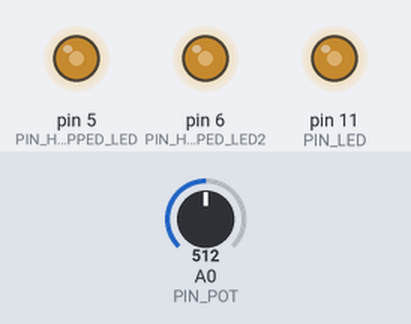
Simulated run of this sketch. Board: Arduino Uno, built with avr-gcc and run on an emulated ATmega328P. Shown: output pins drawn as LEDs (lit = HIGH). The inputs (shaded band) are chosen by the test bench; at power-on: A0 (PIN_POT) = 512.

Above: at 1.2 s.
1.3 s: A0 (PIN_POT) set to 716
At 2.2 s:
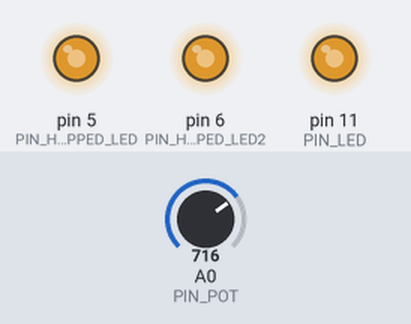
2.8 s: A0 (PIN_POT) set to 900
At 3.4 s:
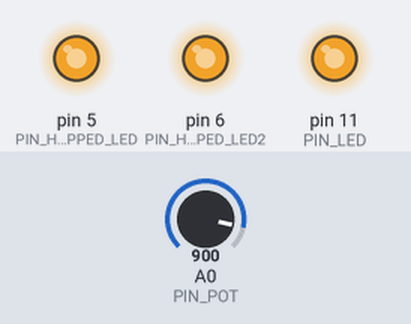
4.3 s: A0 (PIN_POT) set to 122
At 4.7 s:
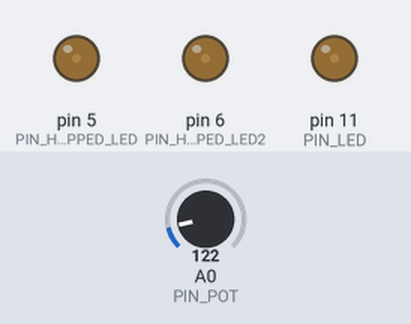
5.8 s: A0 (PIN_POT) set to 0
At 7.0 s:
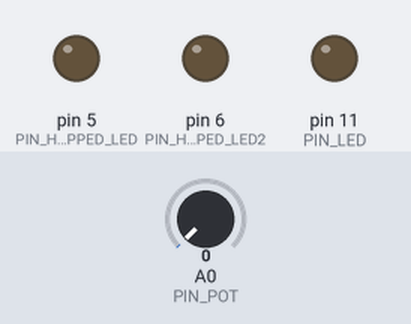
7.3 s: A0 (PIN_POT) set to 511
At 8.4 s:
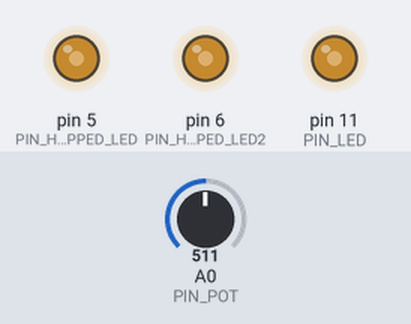
Timing chart, 0 to 9.8 s (numbered marks = the images above; inputs shaded):
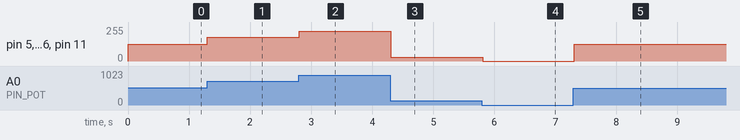

The sketch:

pwm.ino
```cpp
#define PIN_POT A0
#define PIN_LED 11
#define PIN_HANDICAPPED_LED 5
#define PIN_HANDICAPPED_LED2 6

void setup() {
  // put your setup code here, to run once:
  pinMode(PIN_POT, INPUT);
  pinMode(PIN_LED, OUTPUT);
  pinMode(PIN_HANDICAPPED_LED, OUTPUT);
  pinMode(PIN_HANDICAPPED_LED2, OUTPUT);
}

void loop() {
  // put your main code here, to run repeatedly:
  byte value = map(analogRead(PIN_POT), 0, 1023, 0, 255);
  analogWrite(PIN_LED, value);
  analogWrite(PIN_HANDICAPPED_LED, value);
  analogWrite(PIN_HANDICAPPED_LED2, value);
  delay(100);
}
```

Measured:
- after the input at 1.3 s, pin 5 (PIN_HANDICAPPED_LED), pin 6 (PIN_HANDICAPPED_LED2), pin 11 (PIN_LED): 127/255 → 178/255 at once
- after the input at 2.8 s, pin 5 (PIN_HANDICAPPED_LED), pin 6 (PIN_HANDICAPPED_LED2), pin 11 (PIN_LED): 178/255 → 224/255 at once
- after the input at 4.3 s, pin 5 (PIN_HANDICAPPED_LED), pin 6 (PIN_HANDICAPPED_LED2), pin 11 (PIN_LED): 224/255 → 30/255 at once
- after the input at 5.8 s, pin 5 (PIN_HANDICAPPED_LED), pin 6 (PIN_HANDICAPPED_LED2), pin 11 (PIN_LED): 30/255 → 0/255 at once
- after the input at 7.3 s, pin 5 (PIN_HANDICAPPED_LED), pin 6 (PIN_HANDICAPPED_LED2), pin 11 (PIN_LED): 0/255 → 127/255 at once
